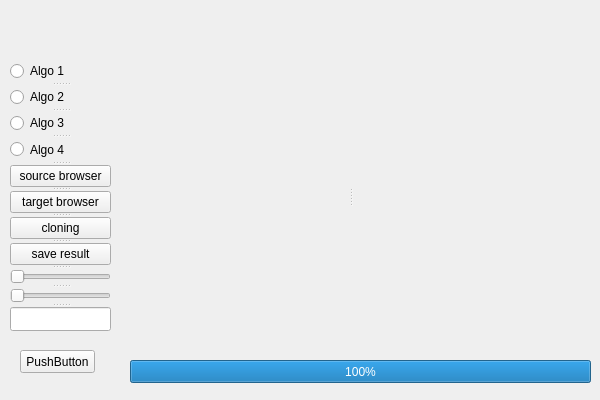
<?xml version="1.0" encoding="UTF-8"?>
<ui version="4.0">
 <class>Widget</class>
 <widget class="QWidget" name="Widget">
  <property name="geometry">
   <rect>
    <x>0</x>
    <y>0</y>
    <width>600</width>
    <height>400</height>
   </rect>
  </property>
  <property name="windowTitle">
   <string>Widget</string>
  </property>
  <widget class="QProgressBar" name="progressBar">
   <property name="geometry">
    <rect>
     <x>130</x>
     <y>360</y>
     <width>461</width>
     <height>23</height>
    </rect>
   </property>
   <property name="value">
    <number>100</number>
   </property>
   <property name="invertedAppearance">
    <bool>false</bool>
   </property>
  </widget>
  <widget class="QSplitter" name="splitter_2">
   <property name="geometry">
    <rect>
     <x>130</x>
     <y>60</y>
     <width>441</width>
     <height>271</height>
    </rect>
   </property>
   <property name="orientation">
    <enum>Qt::Horizontal</enum>
   </property>
   <widget class="QLabel" name="labelSrcimg">
    <property name="cursor">
     <cursorShape>OpenHandCursor</cursorShape>
    </property>
    <property name="autoFillBackground">
     <bool>true</bool>
    </property>
    <property name="text">
     <string/>
    </property>
    <property name="pixmap">
     <pixmap>C:/Documents and Settings/sitrke/桌面/resultmask.jpg</pixmap>
    </property>
    <property name="scaledContents">
     <bool>true</bool>
    </property>
    <property name="alignment">
     <set>Qt::AlignCenter</set>
    </property>
   </widget>
   <widget class="QLabel" name="labelTarimg">
    <property name="cursor">
     <cursorShape>OpenHandCursor</cursorShape>
    </property>
    <property name="text">
     <string/>
    </property>
    <property name="pixmap">
     <pixmap>C:/Documents and Settings/sitrke/桌面/resultmask.jpg</pixmap>
    </property>
    <property name="scaledContents">
     <bool>true</bool>
    </property>
    <property name="alignment">
     <set>Qt::AlignCenter</set>
    </property>
   </widget>
  </widget>
  <widget class="QSplitter" name="splitter">
   <property name="geometry">
    <rect>
     <x>10</x>
     <y>60</y>
     <width>101</width>
     <height>271</height>
    </rect>
   </property>
   <property name="orientation">
    <enum>Qt::Vertical</enum>
   </property>
   <widget class="QRadioButton" name="radioButtonAlgo1">
    <property name="text">
     <string>Algo 1</string>
    </property>
   </widget>
   <widget class="QRadioButton" name="radioButtonAlgo2">
    <property name="text">
     <string>Algo 2</string>
    </property>
   </widget>
   <widget class="QRadioButton" name="radioButtonAlgo3">
    <property name="text">
     <string>Algo 3</string>
    </property>
   </widget>
   <widget class="QRadioButton" name="radioButtonAlgo4">
    <property name="text">
     <string>Algo 4</string>
    </property>
   </widget>
   <widget class="QSplitter" name="splitter_3">
    <property name="orientation">
     <enum>Qt::Vertical</enum>
    </property>
    <widget class="QPushButton" name="pushButtonSrcload">
     <property name="text">
      <string>source browser</string>
     </property>
    </widget>
    <widget class="QPushButton" name="pushButtonTarload">
     <property name="text">
      <string>target browser</string>
     </property>
    </widget>
    <widget class="QPushButton" name="pushButtonClone">
     <property name="text">
      <string>cloning</string>
     </property>
    </widget>
    <widget class="QPushButton" name="pushButtonSave">
     <property name="text">
      <string>save result</string>
     </property>
    </widget>
   </widget>
   <widget class="QSplitter" name="splitter_4">
    <property name="orientation">
     <enum>Qt::Vertical</enum>
    </property>
    <widget class="QSlider" name="horizontalSliderParam1">
     <property name="maximum">
      <number>100</number>
     </property>
     <property name="singleStep">
      <number>1</number>
     </property>
     <property name="orientation">
      <enum>Qt::Horizontal</enum>
     </property>
    </widget>
    <widget class="QSlider" name="horizontalSliderParam2">
     <property name="maximum">
      <number>100</number>
     </property>
     <property name="orientation">
      <enum>Qt::Horizontal</enum>
     </property>
    </widget>
   </widget>
   <widget class="QLineEdit" name="lineEditParam3"/>
  </widget>
  <widget class="QPushButton" name="pushButton">
   <property name="geometry">
    <rect>
     <x>20</x>
     <y>350</y>
     <width>75</width>
     <height>23</height>
    </rect>
   </property>
   <property name="text">
    <string>PushButton</string>
   </property>
  </widget>
 </widget>
 <layoutdefault spacing="6" margin="11"/>
 <resources/>
 <connections/>
</ui>
